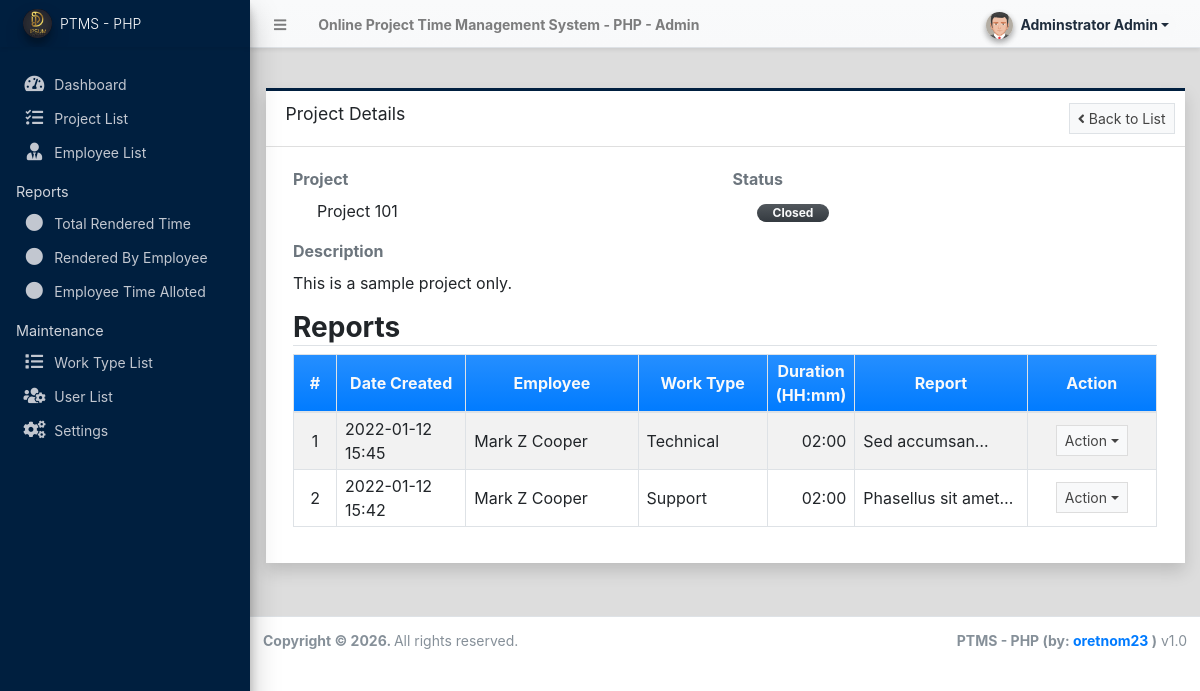
The app's page /admin/?page=projects/view_project&id=1 (signed in), older data.
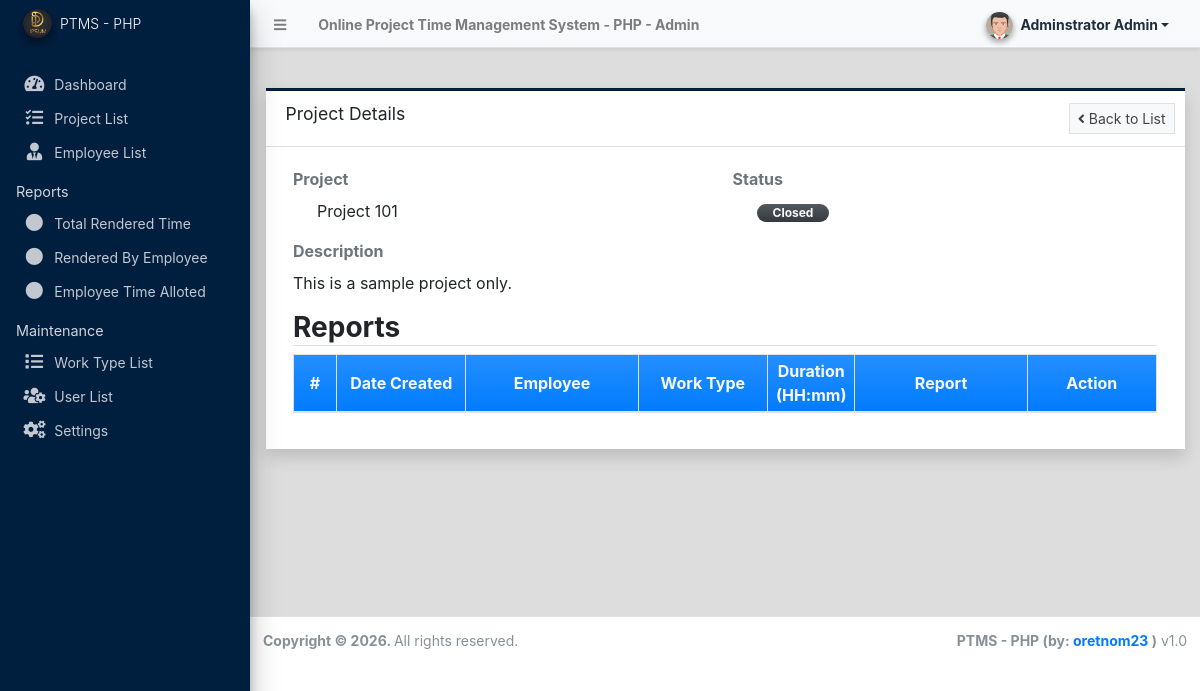
The same page, newer data.
### tables this page shows
CREATE TABLE IF NOT EXISTS `report_list` (
  `id` int(30) NOT NULL AUTO_INCREMENT,
  `project_id` int(30) NOT NULL,
  `employee_id` int(30) NOT NULL,
  `work_type_id` int(30) NOT NULL,
  `description` text NOT NULL,
  `datetime_from` datetime NOT NULL,
  `datetime_to` datetime NOT NULL,
  `duration` float NOT NULL DEFAULT 0,
  `date_created` datetime NOT NULL DEFAULT current_timestamp(),
  `date_updated` datetime DEFAULT NULL ON UPDATE current_timestamp(),
  PRIMARY KEY (`id`),
  KEY `project_id` (`project_id`),
  KEY `employee_id` (`employee_id`),
  KEY `work_type_id` (`work_type_id`)
);

CREATE TABLE IF NOT EXISTS `work_type_list` (
  `id` int(30) NOT NULL AUTO_INCREMENT,
  `name` text NOT NULL,
  `description` text NOT NULL,
  `status` tinyint(4) NOT NULL DEFAULT 1,
  `delete_flag` tinyint(1) NOT NULL DEFAULT 0,
  `date_created` datetime NOT NULL DEFAULT current_timestamp(),
  `date_updated` datetime DEFAULT NULL ON UPDATE current_timestamp(),
  PRIMARY KEY (`id`)
);

### admin/projects/view_project.php (the view, shortened to what this page needs)
<?php
function duration($dur = 0){
    $hours = floor($dur / (60 * 60));
    $min = floor($dur / (60)) - ($hours*60);
    $dur = sprintf("%'.02d",$hours).":".sprintf("%'.02d",$min);
    return $dur;
}
?>
<div class="content py-4">
    <div class="card card-outline card-navy shadow rounded-0">
        <div class="card-header">
            <h5 class="card-title">Project Details</h5>
            <div class="card-tools">
                <a href="./?page=projects" class="btn btn-default border btn-sm btn-flat"><i class="fa fa-angle-left"></i> Back to List</a>
            </div>
        </div>
        <div class="card-body">
            <div class="container-fluid">
                <div class="row">
                    <div class="col-md-6">
                        <div class="form-group">
                            <label class="control-label text-muted">Project</label>
                            <div class="pl-4"><?= isset($name) ? $name : 'N/A' ?></div>
                        </div>
                    </div>
                    <div class="col-md-6">
                        <div class="form-group">
                            <label class="control-label text-muted">Status</label>
                            <div class="pl-4">
                                <?php
                                    switch ($status){
                                        case 2:
                                            echo '<span class="rounded-pill badge badge-dark bg-gradient-dark px-3 text-light">Closed</span>';
                                            break;
                                    }
                                ?>
                            </div>
                        </div>
                    </div>
                </div>
                <div class="row">
                    <div class="col-md-12">
                        <label class="control-label text-muted">Description</label>
                        <div>
                            <?= html_entity_decode($description) ?>
                        </div>
                    </div>
                </div>
                <h3 class="border-bottom"><b>Reports</b></h3>
                <table class="table table-bordered table-striped">
                    <colgroup>
                        <col width="5%">
                        <col width="15%">
                        <col width="20%">
                        <col width="15%">
                        <col width="10%">
                        <col width="20%">
                        <col width="15%">
                    </colgroup>
                    <thead>
                        <tr class="bg-gradient-primary text-light">
                            <th class="text-center">#</th>
                            <th class="text-center">Date Created</th>
                            <th class="text-center">Employee</th>
                            <th class="text-center">Work Type</th>
                            <th class="text-center">Duration (HH:mm)</th>
                            <th class="text-center">Report</th>
                            <th class="text-center">Action</th>
                        </tr>
                    </thead>
                    <tbody>
                        <?php
                            $i = 1;
                            $qry = $conn->query("SELECT r.*, w.name as work_type, e.code as ecode, CONCAT(e.firstname,' ',e.middlename,' ', e.lastname) as fullname FROM `report_list` r inner join `work_type_list` w on r.work_type_id = w.id inner join employee_list e on r.employee_id = e.id where r.project_id = '{$id}' order by unix_timestamp(r.date_created) desc ");
                            while($row = $qry->fetch_assoc()):
                        ?>
                            <tr>
                                <td class="px-2 py-1 text-center"><?= $i++; ?></td>
                                <td class="px-2 py-1"><?= date("Y-m-d H:i",strtotime($row['date_created'])) ?></td>
                                <td class="px-2 py-1"><?= $row['fullname'] ?></td>
                                <td class="px-2 py-1"><?= $row['work_type'] ?></td>
                                <td class="px-2 py-1 text-right"><?= duration($row['duration']) ?></td>
                                <td class="px-2 py-1"><p class="m-0 truncate-1"><?= strip_tags(html_entity_decode($row['description'])) ?></p></td>
                                <td class="px-2 py-1 text-center">
                                    <button type="button" class="btn btn-flat btn-default btn-sm dropdown-toggle dropdown-icon" data-toggle="dropdown">
                                            Action
                                    </button>
                                </td>
                            </tr>
                        <?php endwhile; ?>
                    </tbody>
                </table>
            </div>
        </div>
    </div>
</div>

Row changes from the older to the newer data that the page shows:
removed report_list: date_created "2022-01-12 15:45", fullname "Mark Z Cooper", work_type.name "Technical", duration "02:00", description "Sed…"
removed report_list: date_created "2022-01-12 15:42", fullname "Mark Z Cooper", work_type.name "Support", duration "02:00", description "Phasellus sit…"
